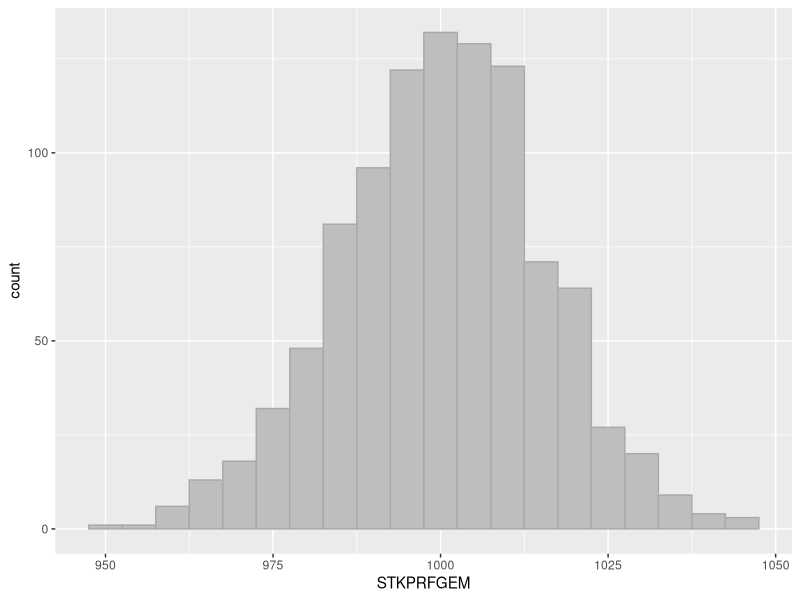
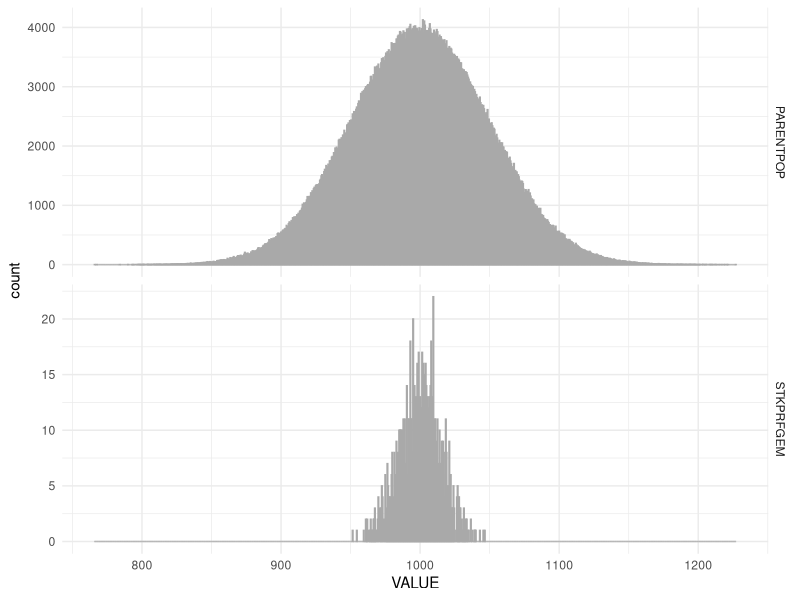

Reproduce these figures in R, in order.
#simulatie steekproeftrekking
library(ggplot2)
#set.seed i.v.m. reproduceerbaarheid
set.seed(20171123)

#1000000 random getallen genereren met normale verdeling
populatie <- rnorm(n = 1000000, mean = 1000, sd = 50)
mean(populatie)
sd(populatie)

#steekproef trekken (n = 10)
stkprf.getallen <- sample(1:1000000, size = 10)
#skprf.getallen: de volgnummers van de steekproefelementen
stkprf.pop <- populatie[stkprf.getallen] #de eigenlijke steekproef
mean(stkprf.pop) #het steekproefgemiddelde
#deze laatste drie regels meerdere keren herhalen
#om meerdere steekproeven te trekken
#dit geeft inzicht in de mogelijke steekproefgemiddelden
#als de populatie verdeling bekend is
#herhalen kan met een for-next-loop in R
#zie hieronder

#met for next-loop groot aantal steekproeven trekken
#steekproefgemiddelden in een vector plaatsen
stkprf.mean <- NULL #initialisatie; vector om resultaten vast te leggen

for (i in 1:1000) {
  stkprf.getallen <- sample(1:1000000, size = 10) 
  stkprf.pop <- populatie[stkprf.getallen]
  m <- mean(stkprf.pop)
  stkprf.mean <- c(stkprf.mean, m)
}

#het gemiddelde van alle steekproefgemiddelden
mean(stkprf.mean)
#standaarddeviatie van alle steekproefgemiddelden
sd(stkprf.mean)

#steekproefgemiddelden in dataframe
#om ggplot te kunnen gebruiken
df <- data.frame(STKPRFGEM = stkprf.mean)
ggplot(df, aes(x = STKPRFGEM)) +
  geom_histogram(fill = "gray", col = "darkgray",
                 binwidth = 5)


#grafiek met waarden in parent-populatie
#en grafiek met steekproefgemiddelden

parent <- data.frame(X = "PARENTPOP", VALUE = populatie)
stkprven <- data.frame(X = "STKPRFGEM", VALUE = df$STKPRFGEM)

geheel <- rbind(parent, stkprven)

ggplot(geheel, aes(x=VALUE)) +
  geom_histogram(fill = "gray", col = "darkgray",
                 binwidth = 0.5) +
  facet_grid(X~., scales = "free_y") +
  theme_minimal()

